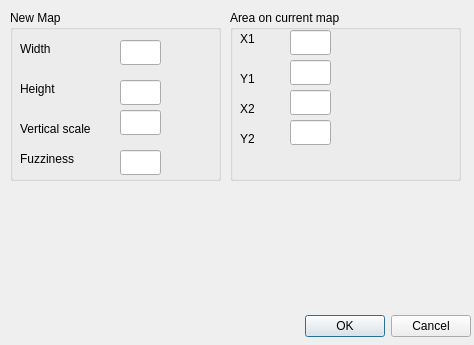
<ui version="4.0" >
 <author></author>
 <comment></comment>
 <exportmacro></exportmacro>
 <class>DeriveMapDialog</class>
 <widget class="QDialog" name="DeriveMapDialog" >
  <property name="geometry" >
   <rect>
    <x>0</x>
    <y>0</y>
    <width>474</width>
    <height>345</height>
   </rect>
  </property>
  <property name="windowTitle" >
   <string>Dialog</string>
  </property>
  <widget class="QWidget" name="layoutWidget" >
   <property name="geometry" >
    <rect>
     <x>120</x>
     <y>310</y>
     <width>351</width>
     <height>33</height>
    </rect>
   </property>
   <layout class="QHBoxLayout" >
    <property name="margin" >
     <number>0</number>
    </property>
    <property name="spacing" >
     <number>6</number>
    </property>
    <item>
     <spacer>
      <property name="orientation" >
       <enum>Qt::Horizontal</enum>
      </property>
      <property name="sizeHint" >
       <size>
        <width>131</width>
        <height>31</height>
       </size>
      </property>
     </spacer>
    </item>
    <item>
     <widget class="QPushButton" name="okButton" >
      <property name="text" >
       <string>OK</string>
      </property>
     </widget>
    </item>
    <item>
     <widget class="QPushButton" name="cancelButton" >
      <property name="text" >
       <string>Cancel</string>
      </property>
     </widget>
    </item>
   </layout>
  </widget>
  <widget class="QGroupBox" name="groupBox_2" >
   <property name="geometry" >
    <rect>
     <x>230</x>
     <y>10</y>
     <width>231</width>
     <height>171</height>
    </rect>
   </property>
   <property name="title" >
    <string>Area on current map</string>
   </property>
   <widget class="QLineEdit" name="xLineEdit" >
    <property name="geometry" >
     <rect>
      <x>60</x>
      <y>20</y>
      <width>41</width>
      <height>25</height>
     </rect>
    </property>
   </widget>
   <widget class="QLineEdit" name="yLineEdit" >
    <property name="geometry" >
     <rect>
      <x>60</x>
      <y>50</y>
      <width>41</width>
      <height>25</height>
     </rect>
    </property>
   </widget>
   <widget class="QLineEdit" name="widthLineEdit" >
    <property name="geometry" >
     <rect>
      <x>60</x>
      <y>80</y>
      <width>41</width>
      <height>25</height>
     </rect>
    </property>
   </widget>
   <widget class="QLineEdit" name="heightLineEdit" >
    <property name="geometry" >
     <rect>
      <x>60</x>
      <y>110</y>
      <width>41</width>
      <height>25</height>
     </rect>
    </property>
   </widget>
   <widget class="QLabel" name="label" >
    <property name="geometry" >
     <rect>
      <x>10</x>
      <y>20</y>
      <width>16</width>
      <height>17</height>
     </rect>
    </property>
    <property name="text" >
     <string>X1</string>
    </property>
   </widget>
   <widget class="QLabel" name="label_2" >
    <property name="geometry" >
     <rect>
      <x>10</x>
      <y>60</y>
      <width>16</width>
      <height>17</height>
     </rect>
    </property>
    <property name="text" >
     <string>Y1</string>
    </property>
   </widget>
   <widget class="QLabel" name="label_3" >
    <property name="geometry" >
     <rect>
      <x>10</x>
      <y>90</y>
      <width>41</width>
      <height>17</height>
     </rect>
    </property>
    <property name="text" >
     <string>X2</string>
    </property>
   </widget>
   <widget class="QLabel" name="label_4" >
    <property name="geometry" >
     <rect>
      <x>10</x>
      <y>120</y>
      <width>41</width>
      <height>17</height>
     </rect>
    </property>
    <property name="text" >
     <string>Y2</string>
    </property>
   </widget>
  </widget>
  <widget class="QGroupBox" name="groupBox" >
   <property name="geometry" >
    <rect>
     <x>10</x>
     <y>10</y>
     <width>211</width>
     <height>171</height>
    </rect>
   </property>
   <property name="title" >
    <string>New Map</string>
   </property>
   <widget class="QLabel" name="label_5" >
    <property name="geometry" >
     <rect>
      <x>10</x>
      <y>30</y>
      <width>41</width>
      <height>17</height>
     </rect>
    </property>
    <property name="text" >
     <string>Width</string>
    </property>
   </widget>
   <widget class="QLabel" name="label_6" >
    <property name="geometry" >
     <rect>
      <x>10</x>
      <y>70</y>
      <width>41</width>
      <height>17</height>
     </rect>
    </property>
    <property name="text" >
     <string>Height</string>
    </property>
   </widget>
   <widget class="QLineEdit" name="newHeightLineEdit" >
    <property name="geometry" >
     <rect>
      <x>110</x>
      <y>70</y>
      <width>41</width>
      <height>25</height>
     </rect>
    </property>
   </widget>
   <widget class="QLineEdit" name="newWidthLineEdit" >
    <property name="geometry" >
     <rect>
      <x>110</x>
      <y>30</y>
      <width>41</width>
      <height>25</height>
     </rect>
    </property>
   </widget>
   <widget class="QLabel" name="label_7" >
    <property name="geometry" >
     <rect>
      <x>10</x>
      <y>110</y>
      <width>91</width>
      <height>17</height>
     </rect>
    </property>
    <property name="text" >
     <string>Vertical scale</string>
    </property>
   </widget>
   <widget class="QLabel" name="label_8" >
    <property name="geometry" >
     <rect>
      <x>10</x>
      <y>140</y>
      <width>91</width>
      <height>17</height>
     </rect>
    </property>
    <property name="text" >
     <string>Fuzziness</string>
    </property>
   </widget>
   <widget class="QLineEdit" name="heightScaleLineEdit" >
    <property name="geometry" >
     <rect>
      <x>110</x>
      <y>100</y>
      <width>41</width>
      <height>25</height>
     </rect>
    </property>
   </widget>
   <widget class="QLineEdit" name="fuzzinessLineEdit" >
    <property name="geometry" >
     <rect>
      <x>110</x>
      <y>140</y>
      <width>41</width>
      <height>25</height>
     </rect>
    </property>
   </widget>
  </widget>
 </widget>
 <pixmapfunction></pixmapfunction>
 <resources/>
 <connections>
  <connection>
   <sender>okButton</sender>
   <signal>clicked()</signal>
   <receiver>DeriveMapDialog</receiver>
   <slot>accept()</slot>
   <hints>
    <hint type="sourcelabel" >
     <x>278</x>
     <y>253</y>
    </hint>
    <hint type="destinationlabel" >
     <x>96</x>
     <y>254</y>
    </hint>
   </hints>
  </connection>
  <connection>
   <sender>cancelButton</sender>
   <signal>clicked()</signal>
   <receiver>DeriveMapDialog</receiver>
   <slot>reject()</slot>
   <hints>
    <hint type="sourcelabel" >
     <x>369</x>
     <y>253</y>
    </hint>
    <hint type="destinationlabel" >
     <x>179</x>
     <y>282</y>
    </hint>
   </hints>
  </connection>
 </connections>
</ui>
